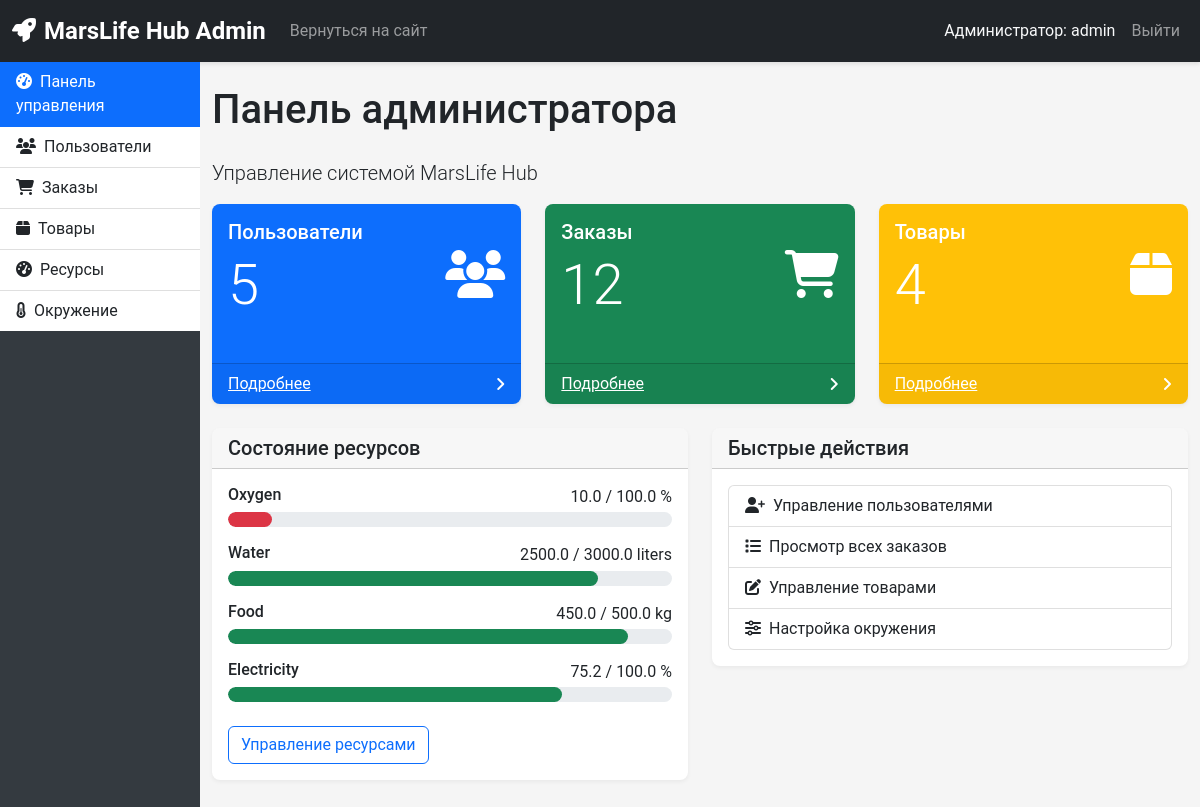
The page /admin (signed in) on the database its author committed.
### app.py (models this page shows)
class Resource(db.Model):
    id = db.Column(db.Integer, primary_key=True)
    name = db.Column(db.String(50), nullable=False)
    current_level = db.Column(db.Float, nullable=False)
    max_level = db.Column(db.Float, nullable=False)
    unit = db.Column(db.String(20), nullable=False)
    last_updated = db.Column(db.DateTime, default=datetime.utcnow)

### app.py (the view)
@app.route('/admin')
def admin_dashboard():
    if 'user_id' not in session:
        return redirect(url_for('login'))
    user = User.query.get(session['user_id'])
    if not user or user.role != 'admin':
        flash('У вас нет доступа к админской панели', 'danger')
        return redirect(url_for('index'))
    users_count = User.query.count()
    transactions_count = Transaction.query.count()
    products_count = Product.query.count()
    resources = Resource.query.all()
    return render_template('admin/dashboard.html',
                           users_count=users_count,
                           transactions_count=transactions_count,
                           products_count=products_count,
                           resources=resources)

### templates/admin/dashboard.html (shortened to what this page needs)
{% extends 'admin/base.html' %}
{% block content %}
<div class="row">
    <div class="col-12">
        <h1 class="mb-4">Панель администратора</h1>
        <p class="lead">Управление системой MarsLife Hub</p>
    </div>
</div>
<div class="row">
    <div class="col-md-4 mb-4">
        <div class="card bg-primary text-white h-100">
            <div class="card-body">
                <div class="d-flex justify-content-between align-items-center">
                    <div>
                        <h5 class="card-title">Пользователи</h5>
                        <h2 class="display-4">{{ users_count }}</h2>
                    </div>
                    <i class="fas fa-users fa-3x"></i>
                </div>
            </div>
            <div class="card-footer d-flex align-items-center justify-content-between">
                <a href="{{ url_for('admin_users') }}" class="text-white">Подробнее</a>
                <i class="fas fa-angle-right"></i>
            </div>
        </div>
    </div>
    <div class="col-md-4 mb-4">
        <div class="card bg-success text-white h-100">
            <div class="card-body">
                <div class="d-flex justify-content-between align-items-center">
                    <div>
                        <h5 class="card-title">Заказы</h5>
                        <h2 class="display-4">{{ transactions_count }}</h2>
                    </div>
                    <i class="fas fa-shopping-cart fa-3x"></i>
                </div>
            </div>
            <div class="card-footer d-flex align-items-center justify-content-between">
                <a href="{{ url_for('admin_transactions') }}" class="text-white">Подробнее</a>
                <i class="fas fa-angle-right"></i>
            </div>
        </div>
    </div>
    <div class="col-md-4 mb-4">
        <div class="card bg-warning text-white h-100">
            <div class="card-body">
                <div class="d-flex justify-content-between align-items-center">
                    <div>
                        <h5 class="card-title">Товары</h5>
                        <h2 class="display-4">{{ products_count }}</h2>
                    </div>
                    <i class="fas fa-box fa-3x"></i>
                </div>
            </div>
            <div class="card-footer d-flex align-items-center justify-content-between">
                <a href="{{ url_for('admin_products') }}" class="text-white">Подробнее</a>
                <i class="fas fa-angle-right"></i>
            </div>
        </div>
    </div>
</div>
<div class="row">
    <div class="col-md-6 mb-4">
        <div class="card">
            <div class="card-header">
                <h5 class="mb-0">Состояние ресурсов</h5>
            </div>
            <div class="card-body">
                {% for resource in resources %}
                <div class="mb-3">
                    <div class="d-flex justify-content-between">
                        <h6>{{ resource.name }}</h6>
                        <span>{{ resource.current_level }} / {{ resource.max_level }} {{ resource.unit }}</span>
                    </div>
                    <div class="progress">
                        {% set percentage = (resource.current_level / resource.max_level) * 100 %}
                        {% if percentage < 30 %}
                            {% set color = "danger" %}
                        {% elif percentage < 70 %}
                            {% set color = "warning" %}
                        {% else %}
                            {% set color = "success" %}
                        {% endif %}
                        <div class="progress-bar bg-{{ color }}" role="progressbar" style="width: {{ percentage }}%"></div>
                    </div>
                </div>
                {% endfor %}
                <a href="{{ url_for('resources') }}" class="btn btn-outline-primary mt-2">Управление ресурсами</a>
            </div>
        </div>
    </div>
    <div class="col-md-6 mb-4">
        <div class="card">
            <div class="card-header">
                <h5 class="mb-0">Быстрые действия</h5>
            </div>
            <div class="card-body">
                <div class="list-group">
                    <a href="{{ url_for('admin_users') }}" class="list-group-item list-group-item-action">
                        <i class="fas fa-user-plus me-2"></i>Управление пользователями
                    </a>
                    <a href="{{ url_for('admin_transactions') }}" class="list-group-item list-group-item-action">
                        <i class="fas fa-list me-2"></i>Просмотр всех заказов
                    </a>
                    <a href="{{ url_for('admin_products') }}" class="list-group-item list-group-item-action">
                        <i class="fas fa-edit me-2"></i>Управление товарами
                    </a>
                    <a href="{{ url_for('environment') }}" class="list-group-item list-group-item-action">
                        <i class="fas fa-sliders-h me-2"></i>Настройка окружения
                    </a>
                </div>
            </div>
        </div>
    </div>
</div>
{% endblock %}

### static/css/style.css (style rules this page uses)
body { background-color: #f5f5f5; font-family: 'Roboto', sans-serif; }
.card { box-shadow: 0 2px 4px rgba(0, 0, 0, 0.05); border-radius: 8px; border: none; margin-bottom: 20px; }
.card-header { border-radius: 8px 8px 0 0 !important; font-weight: 600; }
.progress { height: 15px; border-radius: 10px; background-color: #e9ecef; }
.progress-bar { border-radius: 10px; }

### rows shown on the page
Resource: name "Oxygen", current_level "10.0", max_level "100.0", unit "%"
Resource: name "Water", current_level "2500.0", max_level "3000.0", unit "liters", {{ percentage }} 83.33333333333334 (drawn)
Resource: name "Food", current_level "450.0", max_level "500.0", unit "kg", {{ percentage }} 90.0 (drawn)
Resource: name "Electricity", current_level "75.2", max_level "100.0", unit "%"

### other values the page prints
{{ session['username'] }} "admin"
{{ users_count }} "5"
{{ transactions_count }} "12"
{{ products_count }} "4"
